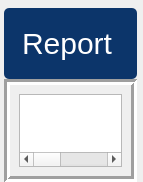
                   <widget class="QWidget" name="scrollAreaWidgetContents_5">
                    <property name="geometry">
                     <rect>
                      <x>0</x>
                      <y>0</y>
                      <width>143</width>
                      <height>182</height>
                     </rect>
                    </property>
                    <layout class="QVBoxLayout" name="verticalLayout_33">
                     <property name="spacing">
                      <number>0</number>
                     </property>
                     <property name="leftMargin">
                      <number>4</number>
                     </property>
                     <property name="topMargin">
                      <number>8</number>
                     </property>
                     <property name="rightMargin">
                      <number>6</number>
                     </property>
                     <property name="bottomMargin">
                      <number>0</number>
                     </property>
                     <item>
                      <widget class="QFrame" name="frame_40">
                       <property name="maximumSize">
                        <size>
                         <width>16777215</width>
                         <height>80</height>
                        </size>
                       </property>
                       <property name="styleSheet">
                        <string notr="true">QFrame{
	background: #0C356A;
border-radius:5px;
}

</string>
                       </property>
                       <property name="frameShape">
                        <enum>QFrame::NoFrame</enum>
                       </property>
                       <property name="frameShadow">
                        <enum>QFrame::Plain</enum>
                       </property>
                       <property name="lineWidth">
                        <number>3</number>
                       </property>
                       <layout class="QVBoxLayout" name="verticalLayout_34">
                        <item>
                         <widget class="QFrame" name="frame_41">
                          <property name="styleSheet">
                           <string notr="true">QFrame{
	background: #0C356A;
border-radius:5px;
}


</string>
                          </property>
                          <property name="frameShape">
                           <enum>QFrame::NoFrame</enum>
                          </property>
                          <property name="frameShadow">
                           <enum>QFrame::Plain</enum>
                          </property>
                          <layout class="QHBoxLayout" name="horizontalLayout_22">
                           <item>
                            <widget class="QLabel" name="label_28">
                             <property name="maximumSize">
                              <size>
                               <width>150</width>
                               <height>100</height>
                              </size>
                             </property>
                             <property name="styleSheet">
                              <string notr="true">font-size:30px;
color: white;
font: 26pt &quot;Mongolian Baiti&quot;;</string>
                             </property>
                             <property name="text">
                              <string>Report</string>
                             </property>
                            </widget>
                           </item>
                          </layout>
                         </widget>
                        </item>
                       </layout>
                      </widget>
                     </item>
                     <item>
                      <widget class="QFrame" name="frame_61">
                       <property name="frameShape">
                        <enum>QFrame::Box</enum>
                       </property>
                       <property name="frameShadow">
                        <enum>QFrame::Sunken</enum>
                       </property>
                       <property name="lineWidth">
                        <number>3</number>
                       </property>
                       <layout class="QVBoxLayout" name="verticalLayout_49">
                        <item>
                         <widget class="QTableWidget" name="tableWidget">
                          <property name="mouseTracking">
                           <bool>false</bool>
                          </property>
                          <property name="toolTip">
                           <string>Show Report</string>
                          </property>
                          <property name="layoutDirection">
                           <enum>Qt::LeftToRight</enum>
                          </property>
                          <property name="styleSheet">
                           <string notr="true"/>
                          </property>
                          <property name="sizeAdjustPolicy">
                           <enum>QAbstractScrollArea::AdjustIgnored</enum>
                          </property>
                          <attribute name="horizontalHeaderVisible">
                           <bool>false</bool>
                          </attribute>
                          <attribute name="horizontalHeaderCascadingSectionResizes">
                           <bool>false</bool>
                          </attribute>
                          <attribute name="horizontalHeaderDefaultSectionSize">
                           <number>100</number>
                          </attribute>
                          <attribute name="horizontalHeaderHighlightSections">
                           <bool>false</bool>
                          </attribute>
                          <attribute name="horizontalHeaderShowSortIndicator" stdset="0">
                           <bool>false</bool>
                          </attribute>
                          <attribute name="horizontalHeaderStretchLastSection">
                           <bool>false</bool>
                          </attribute>
                          <attribute name="verticalHeaderVisible">
                           <bool>false</bool>
                          </attribute>
                          <attribute name="verticalHeaderCascadingSectionResizes">
                           <bool>false</bool>
                          </attribute>
                          <attribute name="verticalHeaderHighlightSections">
                           <bool>false</bool>
                          </attribute>
                          <attribute name="verticalHeaderShowSortIndicator" stdset="0">
                           <bool>true</bool>
                          </attribute>
                          <attribute name="verticalHeaderStretchLastSection">
                           <bool>false</bool>
                          </attribute>
                          <column>
                           <property name="text">
                            <string>ID</string>
                           </property>
                           <property name="textAlignment">
                            <set>AlignLeading|AlignVCenter</set>
                           </property>
                           <property name="background">
                            <color alpha="0">
                             <red>0</red>
                             <green>0</green>
                             <blue>0</blue>
                            </color>
                           </property>
                           <property name="foreground">
                            <brush brushstyle="NoBrush">
                             <color alpha="255">
                              <red>0</red>
                              <green>0</green>
                              <blue>0</blue>
                             </color>
                            </brush>
                           </property>
                          </column>
                          <column>
                           <property name="text">
                            <string>Height</string>
                           </property>
                           <property name="textAlignment">
                            <set>AlignLeading|AlignVCenter</set>
                           </property>
                          </column>
                          <column>
                           <property name="text">
                            <string>Width</string>
                           </property>
                           <property name="textAlignment">
                            <set>AlignLeading|AlignVCenter</set>
                           </property>
                          </column>
                          <column>
                           <property name="text">
                            <string>Depth</string>
                           </property>
                           <property name="textAlignment">
                            <set>AlignLeading|AlignVCenter</set>
                           </property>
                          </column>
                          <column>
                           <property name="text">
                            <string>Date</string>
                           </property>
                           <property name="textAlignment">
                            <set>AlignLeading|AlignVCenter</set>
                           </property>
                          </column>
                          <column>
                           <property name="text">
                            <string>Critical</string>
                           </property>
                           <property name="textAlignment">
                            <set>AlignLeading|AlignVCenter</set>
                           </property>
                          </column>
                         </widget>
                        </item>
                       </layout>
                      </widget>
                     </item>
                    </layout>
                   </widget>
